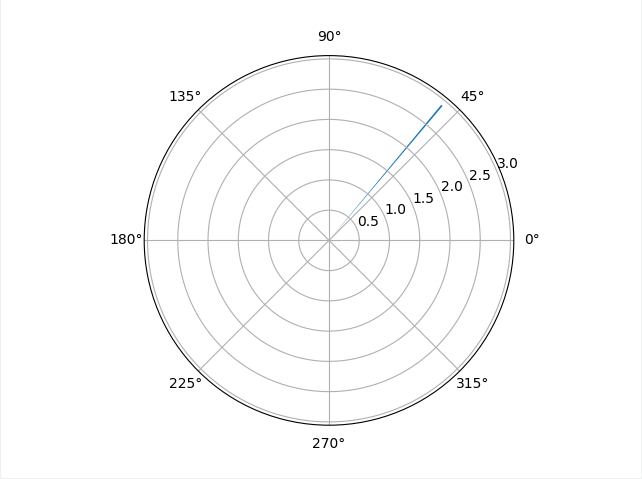

Generate this figure with Python:
# z1 = 1.0*exp(30(deg)j)
# z2 = 2.0*exp(60(deg)j)
# plot for z1 + z2
# z_sum = z1 + z2 = 1.86602540378+2.23205080757j
#   abs(z_sum) = 2.9093129111764098
# phase(z_sum) = 0.874478186470556

from matplotlib.pyplot import figure, show
from math import pi

fig = figure()

ax = fig.add_subplot(111, polar = True)

theta = 0.874478186470556

r = 2.9093129111764098
ax.bar(theta, r, width = 0.01)

show()
